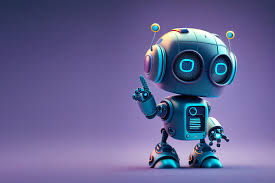
#> input picture images.jpg, 275 x 183 px
$ python ASS_02.py
#> lines starting #> are read from the running program, lines starting #| are printed output that depends on the picture; after the words box and inside, x2 and y2 are one past the last pixel; in counts of white or black regions, pixels touching at a corner belong together
#write a progam a draw a rectangle in an image
import cv2
import matplotlib.pyplot as plt

img =cv2.imread("images.jpg")
#> img is the input picture: shape (183, 275, 3); mean B, G, R 146.2, 99, 100.8
print(img.shape)
#| (183, 275, 3)
cv2.rectangle(img,(50,50),(100,100),(0,0,255),2)
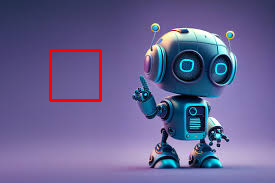
#> img: shape (183, 275, 3); 1.18% of pixels changed, all inside (x1, y1, x2, y2) = (49, 49, 102, 102)
plt.imshow(cv2.cvtColor(img,cv2.COLOR_BGR2RGB))
plt.axis("off")

plt.show()
cv2.imwrite("output.jpeg")

$ run again, with 1.jpg copied over images.jpg
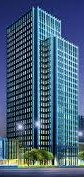
#> input picture 1.jpg, 84 x 177 px
#> img is the input picture: shape (177, 84, 3); mean B, G, R 120.1, 95.2, 68.9
#| (177, 84, 3)
#> `cv2.rectangle(img,(50,50),(100,100),(0,0,255),2)`:
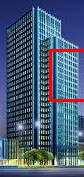
#> img: shape (177, 84, 3); 2.35% of pixels changed, all inside (x1, y1, x2, y2) = (49, 49, 84, 102)

$ run again, with 2.jpg copied over images.jpg
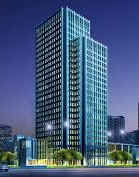
#> input picture 2.jpg, 139 x 177 px
#> img is the input picture: shape (177, 139, 3); mean B, G, R 124.2, 90.3, 69.4
#| (177, 139, 3)
#> `cv2.rectangle(img,(50,50),(100,100),(0,0,255),2)`:
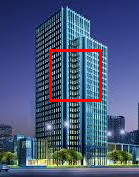
#> img: shape (177, 139, 3); 2.42% of pixels changed, all inside (x1, y1, x2, y2) = (49, 49, 102, 102)

$ run again, with J13Wn.jpg copied over images.jpg
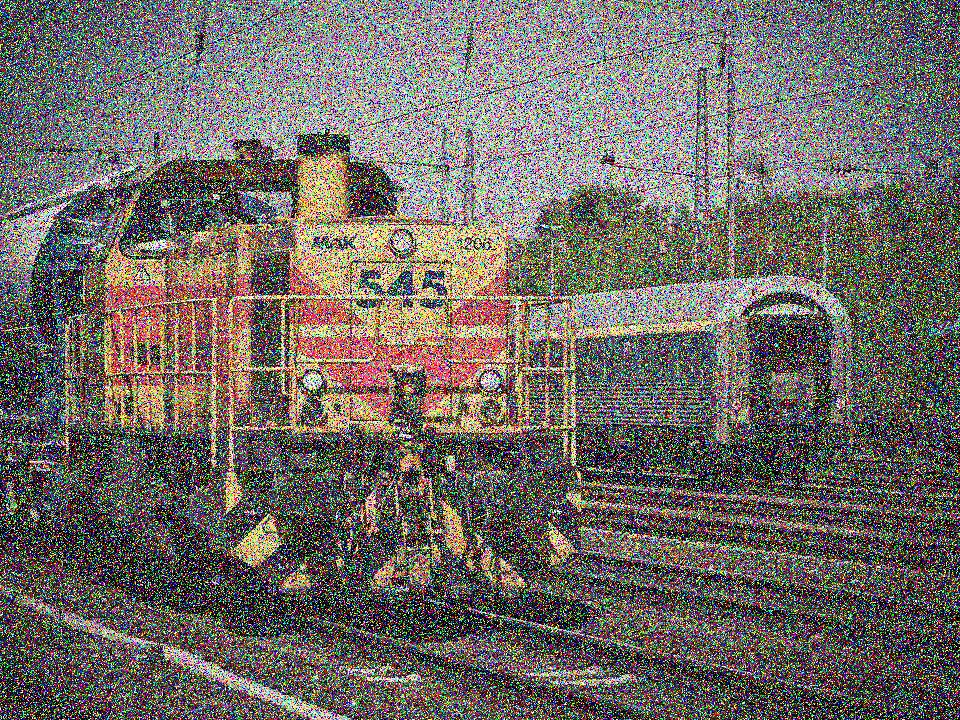
#> input picture J13Wn.jpg, 960 x 720 px
#> img is the input picture: shape (720, 960, 3); mean B, G, R 102, 106.2, 111.9
#| (720, 960, 3)
#> `cv2.rectangle(img,(50,50),(100,100),(0,0,255),2)`:
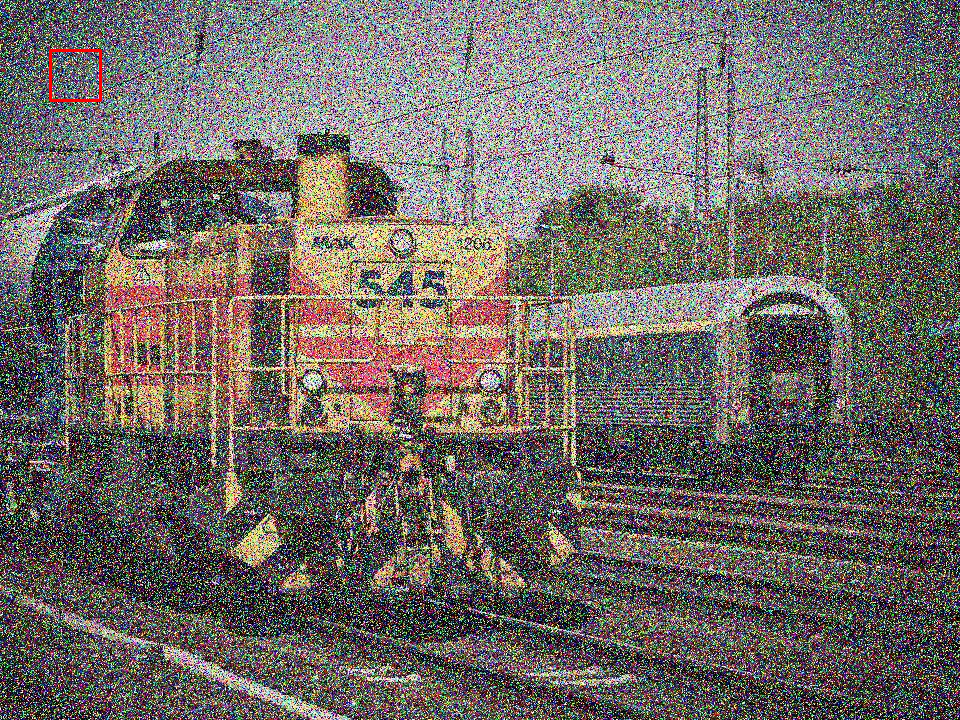
#> img: shape (720, 960, 3); 0.09% of pixels changed, all inside (x1, y1, x2, y2) = (49, 49, 102, 102)
